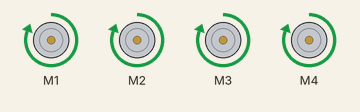
Recording of a sketch running on a simulated Arduino Uno, built with avr-gcc and run on an emulated ATmega328P. Shown: 4 × DC motor (green arrow = forward, orange = backward, longer = faster). What the sketch prints to the serial monitor is not drawn.

Above: at 1.0 s.
At 3.0 s:
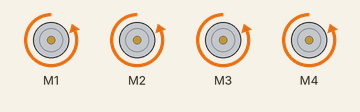
At 5.0 s:
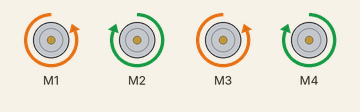
At 7.0 s:
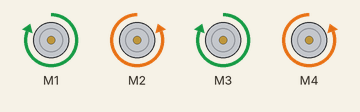
Timing chart, 0 to 10.4 s (numbered marks = the images above):
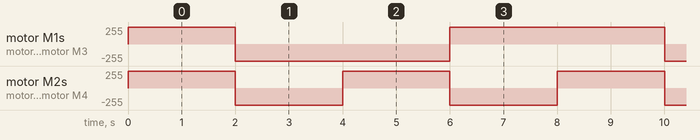

The sketch:

DC_Motor.ino
```cpp
#include <Wire.h>
#include <Adafruit_MotorShield.h>

// Create the motor shield object with the default I2C address
Adafruit_MotorShield AFMS = Adafruit_MotorShield();

// Connect motors to the appropriate channels
Adafruit_DCMotor *motor1 = AFMS.getMotor(1);
Adafruit_DCMotor *motor2 = AFMS.getMotor(2);
Adafruit_DCMotor *motor3 = AFMS.getMotor(3);
Adafruit_DCMotor *motor4 = AFMS.getMotor(4);

void setup() {
  Serial.begin(9600);           // set up Serial library at 9600 bps
  Serial.println("Adafruit Motorshield v2 - 4 motor test!");

  AFMS.begin();  // create with the default frequency 1.6KHz

  // Set the speed of the motors
  motor1->setSpeed(255);
  motor2->setSpeed(255);
  motor3->setSpeed(255);
  motor4->setSpeed(255);
}

void loop() {
  // Move forward
  moveForward();
  delay(2000);  // Move forward for 2 seconds

  // Move backward
  moveBackward();
  delay(2000);  // Move backward for 2 seconds

  // Turn left
  turnLeft();
  delay(2000);  // Turn left for 2 seconds

  // Turn right
  turnRight();
  delay(2000);  // Turn right for 2 seconds
}

void moveForward() {
  motor1->run(FORWARD);
  motor2->run(FORWARD);
  motor3->run(FORWARD);
  motor4->run(FORWARD);
}

void moveBackward() {
  motor1->run(BACKWARD);
  motor2->run(BACKWARD);
  motor3->run(BACKWARD);
  motor4->run(BACKWARD);
}

void turnLeft() {
  motor1->run(BACKWARD);
  motor2->run(FORWARD);
  motor3->run(BACKWARD);
  motor4->run(FORWARD);
}

void turnRight() {
  motor1->run(FORWARD);
  motor2->run(BACKWARD);
  motor3->run(FORWARD);
  motor4->run(BACKWARD);
}
```

Measured:
- by itself, motor M1, motor M3: repeats every 8.0 s: backward 255/255 4.0 s, forward 255/255 4.0 s
- by itself, motor M2, motor M4: alternates forward 255/255 for 2.0 s and backward 255/255 for 2.0 s
